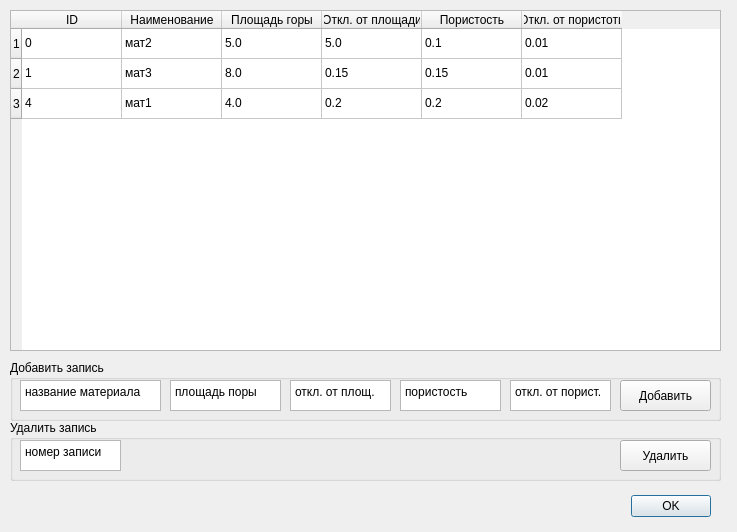
<?xml version="1.0" encoding="UTF-8"?>
<ui version="4.0">
 <class>Dialog</class>
 <widget class="QDialog" name="Dialog">
  <property name="geometry">
   <rect>
    <x>0</x>
    <y>0</y>
    <width>737</width>
    <height>532</height>
   </rect>
  </property>
  <property name="windowTitle">
   <string>Dialog</string>
  </property>
  <widget class="QDialogButtonBox" name="buttonBox">
   <property name="geometry">
    <rect>
     <x>370</x>
     <y>490</y>
     <width>341</width>
     <height>32</height>
    </rect>
   </property>
   <property name="orientation">
    <enum>Qt::Horizontal</enum>
   </property>
   <property name="standardButtons">
    <set>QDialogButtonBox::Ok</set>
   </property>
  </widget>
  <widget class="QTableWidget" name="tableWidget">
   <property name="geometry">
    <rect>
     <x>10</x>
     <y>10</y>
     <width>711</width>
     <height>341</height>
    </rect>
   </property>
   <row>
    <property name="text">
     <string>1</string>
    </property>
   </row>
   <row>
    <property name="text">
     <string>2</string>
    </property>
   </row>
   <row>
    <property name="text">
     <string>3</string>
    </property>
   </row>
   <column>
    <property name="text">
     <string>ID</string>
    </property>
   </column>
   <column>
    <property name="text">
     <string>Наименование</string>
    </property>
   </column>
   <column>
    <property name="text">
     <string>Площадь горы</string>
    </property>
   </column>
   <column>
    <property name="text">
     <string>Откл. от площади</string>
    </property>
   </column>
   <column>
    <property name="text">
     <string>Пористость</string>
    </property>
   </column>
   <column>
    <property name="text">
     <string>Откл. от пористоти</string>
    </property>
   </column>
   <item row="0" column="0">
    <property name="text">
     <string>0</string>
    </property>
   </item>
   <item row="0" column="1">
    <property name="text">
     <string>мат2</string>
    </property>
   </item>
   <item row="0" column="2">
    <property name="text">
     <string>5.0</string>
    </property>
   </item>
   <item row="0" column="3">
    <property name="text">
     <string>5.0</string>
    </property>
   </item>
   <item row="0" column="4">
    <property name="text">
     <string>0.1</string>
    </property>
   </item>
   <item row="0" column="5">
    <property name="text">
     <string>0.01</string>
    </property>
   </item>
   <item row="1" column="0">
    <property name="text">
     <string>1</string>
    </property>
   </item>
   <item row="1" column="1">
    <property name="text">
     <string>мат3</string>
    </property>
   </item>
   <item row="1" column="2">
    <property name="text">
     <string>8.0</string>
    </property>
   </item>
   <item row="1" column="3">
    <property name="text">
     <string>0.15</string>
    </property>
   </item>
   <item row="1" column="4">
    <property name="text">
     <string>0.15</string>
    </property>
   </item>
   <item row="1" column="5">
    <property name="text">
     <string>0.01</string>
    </property>
   </item>
   <item row="2" column="0">
    <property name="text">
     <string>4</string>
    </property>
   </item>
   <item row="2" column="1">
    <property name="text">
     <string>мат1</string>
    </property>
   </item>
   <item row="2" column="2">
    <property name="text">
     <string>4.0</string>
    </property>
   </item>
   <item row="2" column="3">
    <property name="text">
     <string>0.2</string>
    </property>
   </item>
   <item row="2" column="4">
    <property name="text">
     <string>0.2</string>
    </property>
   </item>
   <item row="2" column="5">
    <property name="text">
     <string>0.02</string>
    </property>
   </item>
  </widget>
  <widget class="QGroupBox" name="groupBox">
   <property name="geometry">
    <rect>
     <x>10</x>
     <y>360</y>
     <width>711</width>
     <height>61</height>
    </rect>
   </property>
   <property name="title">
    <string>Добавить запись</string>
   </property>
   <widget class="QPushButton" name="pushButton">
    <property name="geometry">
     <rect>
      <x>610</x>
      <y>20</y>
      <width>91</width>
      <height>31</height>
     </rect>
    </property>
    <property name="text">
     <string>Добавить</string>
    </property>
   </widget>
   <widget class="QPlainTextEdit" name="plainTextEdit_2">
    <property name="geometry">
     <rect>
      <x>160</x>
      <y>20</y>
      <width>111</width>
      <height>31</height>
     </rect>
    </property>
    <property name="plainText">
     <string>площадь поры</string>
    </property>
   </widget>
   <widget class="QPlainTextEdit" name="plainTextEdit">
    <property name="geometry">
     <rect>
      <x>10</x>
      <y>20</y>
      <width>141</width>
      <height>31</height>
     </rect>
    </property>
    <property name="plainText">
     <string>название материала</string>
    </property>
   </widget>
   <widget class="QPlainTextEdit" name="plainTextEdit_5">
    <property name="geometry">
     <rect>
      <x>500</x>
      <y>20</y>
      <width>101</width>
      <height>31</height>
     </rect>
    </property>
    <property name="plainText">
     <string>откл. от порист.</string>
    </property>
   </widget>
   <widget class="QPlainTextEdit" name="plainTextEdit_3">
    <property name="geometry">
     <rect>
      <x>280</x>
      <y>20</y>
      <width>101</width>
      <height>31</height>
     </rect>
    </property>
    <property name="plainText">
     <string>откл. от площ.</string>
    </property>
   </widget>
   <widget class="QPlainTextEdit" name="plainTextEdit_4">
    <property name="geometry">
     <rect>
      <x>390</x>
      <y>20</y>
      <width>101</width>
      <height>31</height>
     </rect>
    </property>
    <property name="plainText">
     <string>пористость</string>
    </property>
   </widget>
  </widget>
  <widget class="QGroupBox" name="groupBox_2">
   <property name="geometry">
    <rect>
     <x>10</x>
     <y>420</y>
     <width>711</width>
     <height>61</height>
    </rect>
   </property>
   <property name="title">
    <string>Удалить запись</string>
   </property>
   <widget class="QPushButton" name="pushButton_2">
    <property name="geometry">
     <rect>
      <x>610</x>
      <y>20</y>
      <width>91</width>
      <height>31</height>
     </rect>
    </property>
    <property name="text">
     <string>Удалить</string>
    </property>
   </widget>
   <widget class="QPlainTextEdit" name="plainTextEdit_6">
    <property name="geometry">
     <rect>
      <x>10</x>
      <y>20</y>
      <width>101</width>
      <height>31</height>
     </rect>
    </property>
    <property name="plainText">
     <string>номер записи</string>
    </property>
   </widget>
  </widget>
 </widget>
 <resources/>
 <connections>
  <connection>
   <sender>buttonBox</sender>
   <signal>rejected()</signal>
   <receiver>Dialog</receiver>
   <slot>reject()</slot>
   <hints>
    <hint type="sourcelabel">
     <x>316</x>
     <y>260</y>
    </hint>
    <hint type="destinationlabel">
     <x>286</x>
     <y>274</y>
    </hint>
   </hints>
  </connection>
  <connection>
   <sender>buttonBox</sender>
   <signal>accepted()</signal>
   <receiver>Dialog</receiver>
   <slot>accept()</slot>
   <hints>
    <hint type="sourcelabel">
     <x>248</x>
     <y>254</y>
    </hint>
    <hint type="destinationlabel">
     <x>157</x>
     <y>274</y>
    </hint>
   </hints>
  </connection>
 </connections>
</ui>
